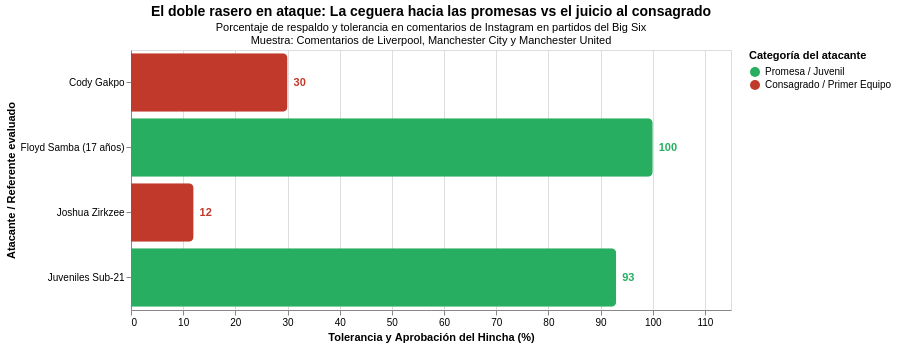

Here is the notebook cell this chart was saved with:
### Code cell
# ==========================================
# ENTREGA 03 - VISUALIZACIÓN ATÓMICA CON ALTAIR
# Alumno: Santiago Barros
# Tema: El doble rasero hacia las promesas juveniles vs delanteros consagrados
# ==========================================

import pandas as pd
import altair as alt

# 1. Cargar o estructurar los datos del análisis
data = {
    'Jugador': ['Floyd Samba (17 años)', 'Juveniles Sub-21', 'Cody Gakpo', 'Joshua Zirkzee'],
    'Tipo': ['Promesa / Juvenil', 'Promesa / Juvenil', 'Consagrado / Primer Equipo', 'Consagrado / Primer Equipo'],
    'Equipo': ['Manchester City', 'Manchester United', 'Liverpool', 'Manchester United'],
    'Total_Menciones': [11, 14, 10, 8],
    'Tono_Predominante': ['Respaldo e Ilusión (100%)', 'Respaldo e Ilusión (93%)', 'Resistencia / Disculpas tardías (70%)', 'Crítica e Impaciencia (88%)'],
    'Porcentaje_Aprobacion': [100, 93, 30, 12]
}

df_vis = pd.DataFrame(data)
df_vis.to_csv('base_delanteros_vis.csv', index=False)
print("Base CSV exportada exitosamente.")

# 2. Generación de la visualización interactiva con Altair
bars = alt.Chart(df_vis).mark_bar(cornerRadiusTopRight=5, cornerRadiusBottomRight=5).encode(
    x=alt.X('Porcentaje_Aprobacion:Q',
            title='Tolerancia y Aprobación del Hincha (%)',
            scale=alt.Scale(domain=[0, 115])),
    y=alt.Y('Jugador:N',
            sort='-x',
            title='Atacante / Referente evaluado'),
    color=alt.Color('Tipo:N',
                    scale=alt.Scale(domain=['Promesa / Juvenil', 'Consagrado / Primer Equipo'],
                                    range=['#27ae60', '#c0392b']),
                    title='Categoría del atacante'),
    tooltip=[
        alt.Tooltip('Jugador:N', title='Jugador'),
        alt.Tooltip('Equipo:N', title='Club'),
        alt.Tooltip('Tipo:N', title='Categoría'),
        alt.Tooltip('Porcentaje_Aprobacion:Q', title='Aprobación (%)'),
        alt.Tooltip('Tono_Predominante:N', title='Tono en comentarios'),
        alt.Tooltip('Total_Menciones:Q', title='Menciones analizadas')
    ]
).properties(
    title={
        "text": ["El doble rasero en ataque: La ceguera hacia las promesas vs el juicio al consagrado"],
        "subtitle": [
            "Porcentaje de respaldo y tolerancia en comentarios de Instagram en partidos del Big Six",
            "Muestra: Comentarios de Liverpool, Manchester City y Manchester United"
        ],
        "fontSize": 14,
        "subtitleFontSize": 11
    },
    width=600,
    height=260
)

# Etiquetas de texto sobre las barras
text = bars.mark_text(
    align='left',
    baseline='middle',
    dx=6,
    fontSize=11,
    fontWeight='bold'
).encode(
    text=alt.Text('Porcentaje_Aprobacion:Q', format='.0f')
)

chart_final = bars + text

# 3. Exportar a formato HTML interactivo para webstory
chart_final.save('vis_01.html')
print("Archivo vis_01.html generado.")
chart_final

### Figure 1 — Vega-Lite specification as saved in the notebook (floating-point values rounded to 4 significant figures)
{"config": {"view": {"continuousWidth": 300, "continuousHeight": 300}}, "layer": [{"mark": {"type": "bar", "cornerRadiusBottomRight": 5, "cornerRadiusTopRight": 5}, "encoding": {"color": {"field": "Tipo", "scale": {"domain": ["Promesa / Juvenil", "Consagrado / Primer Equipo"], "range": ["#27ae60", "#c0392b"]}, "title": "Categoría del atacante", "type": "nominal"}, "tooltip": [{"field": "Jugador", "title": "Jugador", "type": "nominal"}, {"field": "Equipo", "title": "Club", "type": "nominal"}, {"field": "Tipo", "title": "Categoría", "type": "nominal"}, {"field": "Porcentaje_Aprobacion", "title": "Aprobación (%)", "type": "quantitative"}, {"field": "Tono_Predominante", "title": "Tono en comentarios", "type": "nominal"}, {"field": "Total_Menciones", "title": "Menciones analizadas", "type": "quantitative"}], "x": {"field": "Porcentaje_Aprobacion", "scale": {"domain": [0, 115]}, "title": "Tolerancia y Aprobación del Hincha (%)", "type": "quantitative"}, "y": {"field": "Jugador", "sort": "-x", "title": "Atacante / Referente evaluado", "type": "nominal"}}, "title": {"text": ["El doble rasero en ataque: La ceguera hacia las promesas vs el juicio al consagrado"], "subtitle": ["Porcentaje de respaldo y tolerancia en comentarios de Instagram en partidos del Big Six", "Muestra: Comentarios de Liverpool, Manchester City y Manchester United"], "fontSize": 14, "subtitleFontSize": 11}}, {"mark": {"type": "text", "align": "left", "baseline": "middle", "dx": 6, "fontSize": 11, "fontWeight": "bold"}, "encoding": {"color": {"field": "Tipo", "scale": {"domain": ["Promesa / Juvenil", "Consagrado / Primer Equipo"], "range": ["#27ae60", "#c0392b"]}, "title": "Categoría del atacante", "type": "nominal"}, "text": {"field": "Porcentaje_Aprobacion", "format": ".0f", "type": "quantitative"}, "tooltip": [{"field": "Jugador", "title": "Jugador", "type": "nominal"}, {"field": "Equipo", "title": "Club", "type": "nominal"}, {"field": "Tipo", "title": "Categoría", "type": "nominal"}, {"field": "Porcentaje_Aprobacion", "title": "Aprobación (%)", "type": "quantitative"}, {"field": "Tono_Predominante", "title": "Tono en comentarios", "type": "nominal"}, {"field": "Total_Menciones", "title": "Menciones analizadas", "type": "quantitative"}], "x": {"field": "Porcentaje_Aprobacion", "scale": {"domain": [0, 115]}, "title": "Tolerancia y Aprobación del Hincha (%)", "type": "quantitative"}, "y": {"field": "Jugador", "sort": "-x", "title": "Atacante / Referente evaluado", "type": "nominal"}}, "title": {"text": ["El doble rasero en ataque: La ceguera hacia las promesas vs el juicio al consagrado"], "subtitle": ["Porcentaje de respaldo y tolerancia en comentarios de Instagram en partidos del Big Six", "Muestra: Comentarios de Liverpool, Manchester City y Manchester United"], "fontSize": 14, "subtitleFontSize": 11}}], "data": {"name": "data-05d6a32a9799867dee4a0033333519c4"}, "height": 260, "width": 600, "$schema": "https://vega.github.io/schema/vega-lite/v5.20.1.json", "datasets": {"data-05d6a32a9799867dee4a0033333519c4": [{"Jugador": "Floyd Samba (17 años)", "Tipo": "Promesa / Juvenil", "Equipo": "Manchester City", "Total_Menciones": 11, "Tono_Predominante": "Respaldo e Ilusión (100%)", "Porcentaje_Aprobacion": 100}, {"Jugador": "Juveniles Sub-21", "Tipo": "Promesa / Juvenil", "Equipo": "Manchester United", "Total_Menciones": 14, "Tono_Predominante": "Respaldo e Ilusión (93%)", "Porcentaje_Aprobacion": 93}, {"Jugador": "Cody Gakpo", "Tipo": "Consagrado / Primer Equipo", "Equipo": "Liverpool", "Total_Menciones": 10, "Tono_Predominante": "Resistencia / Disculpas tardías (70%)", "Porcentaje_Aprobacion": 30}, {"Jugador": "Joshua Zirkzee", "Tipo": "Consagrado / Primer Equipo", "Equipo": "Manchester United", "Total_Menciones": 8, "Tono_Predominante": "Crítica e Impaciencia (88%)", "Porcentaje_Aprobacion": 12}]}}
